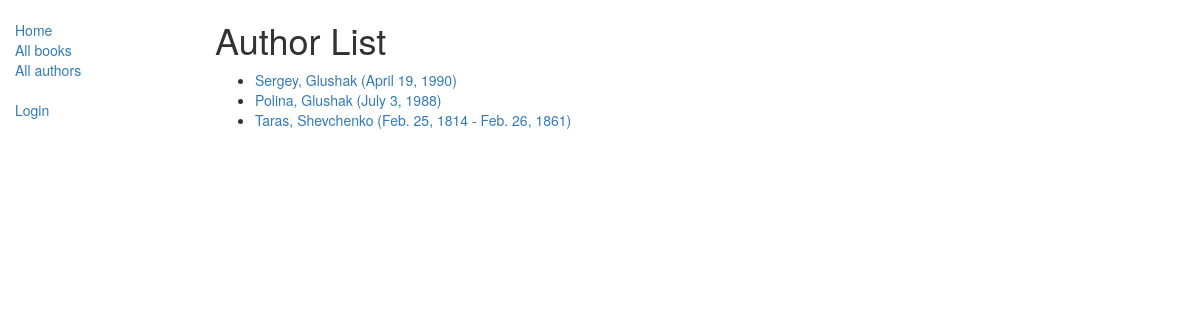
Screenshot of /catalog/authors/ with the database file from the repository.
### catalog/models.py (models this page shows, shortened)
class Author(models.Model):
    first_name = models.CharField(max_length=100)
    last_name = models.CharField(max_length=100)
    date_of_birth = models.DateField(null=True, blank=True)
    date_of_death = models.DateField('died', null=True, blank=True)
    class Meta:
        ordering = ['last_name']
    def get_absolute_url(self):
        return reverse('author-detail', args=[str(self.id)])

### catalog/views.py (the view)
class AuthorListView(generic.ListView):
    model = Author
    paginate_by = 10

### catalog/templates/catalog/author_list.html (shortened to what this page needs)
<!DOCTYPE html>
<html lang="en">
{% extends "base_generic.html" %}
{% block content %}
    <h1>Author List</h1>
    {% if author_list %}
    <ul>
      {% for author in author_list %}
      <li>
          {% if author.date_of_death %}
            <a href="{{ author.get_absolute_url }}">{{ author.first_name }}, {{ author.last_name }} ({{author.date_of_birth}} - {{author.date_of_death}})</a>
          {% else %}
            <a href="{{ author.get_absolute_url }}">{{ author.first_name }}, {{ author.last_name }} ({{author.date_of_birth}})</a>
          {% endif %}
      </li>
      {% endfor %}
    </ul>
    {% else %}
      <p>There are no books in the library.</p>
    {% endif %}
{% endblock %}

### rows the page displays
Author: first_name "Sergey", last_name "Glushak", date_of_birth "April 19, 1990"
Author: first_name "Polina", last_name "Glushak", date_of_birth "July 3, 1988"
Author: first_name "Taras", last_name "Shevchenko", date_of_birth "Feb. 25, 1814", date_of_death "Feb. 26, 1861"
